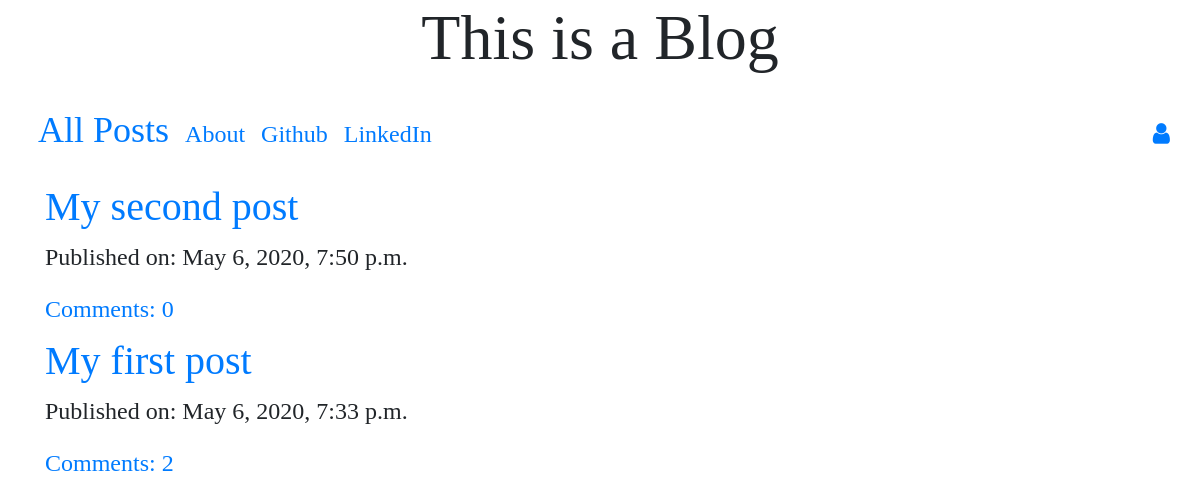
The page / on the database its author committed.
### blog/models.py (models this page shows, shortened)
class Post(models.Model):
    author = models.ForeignKey('auth.User', on_delete=models.CASCADE)
    title = models.CharField(max_length=200)
    text = models.TextField()
    create_date = models.DateTimeField(default=timezone.now)
    published_date = models.DateTimeField(blank=True,null=True)
    def approve_comments(self):
        return self.comments.filter(approved_comment=True)

### blog/views.py (the view)
# urls.py: path('',views.PostListView.as_view(),name='post_list'),
class PostListView(ListView):
    model = Post
    def get_queryset(self):
        return Post.objects.filter(published_date__lte=timezone.now()).order_by('-published_date')

### blog/templates/blog/post_list.html
{% extends "blog/base.html" %}
{% block content %}
<div class="centerstage">
  {% for post in post_list %}
  <div class="post techfont">
    <h1><a href="{% url 'post_detail' pk=post.pk %}">{{ post.title }}</a></h1>
    <div class="date">
      <p>Published on: {{post.published_date}}</p>
    </div>
    <a href="{% url 'post_detail' pk=post.pk %}">Comments: {{post.approve_comments.count}}</a>
  </div>
  {% endfor %}
</div>
{% endblock %}

### blog/static/css/blog.css (style rules this page uses)
.techfont { font-family: 'Playfair Display', serif; font-size: 1.5em; margin-bottom: 10px; }
.centerstage { margin-left: auto; margin-right: auto; }

### rows shown on the page
Post: title "My second post", published_date "May 6, 2020, 7:50 p.m.", approve_comments.count "0"
Post: title "My first post", published_date "May 6, 2020, 7:33 p.m.", approve_comments.count "2"
